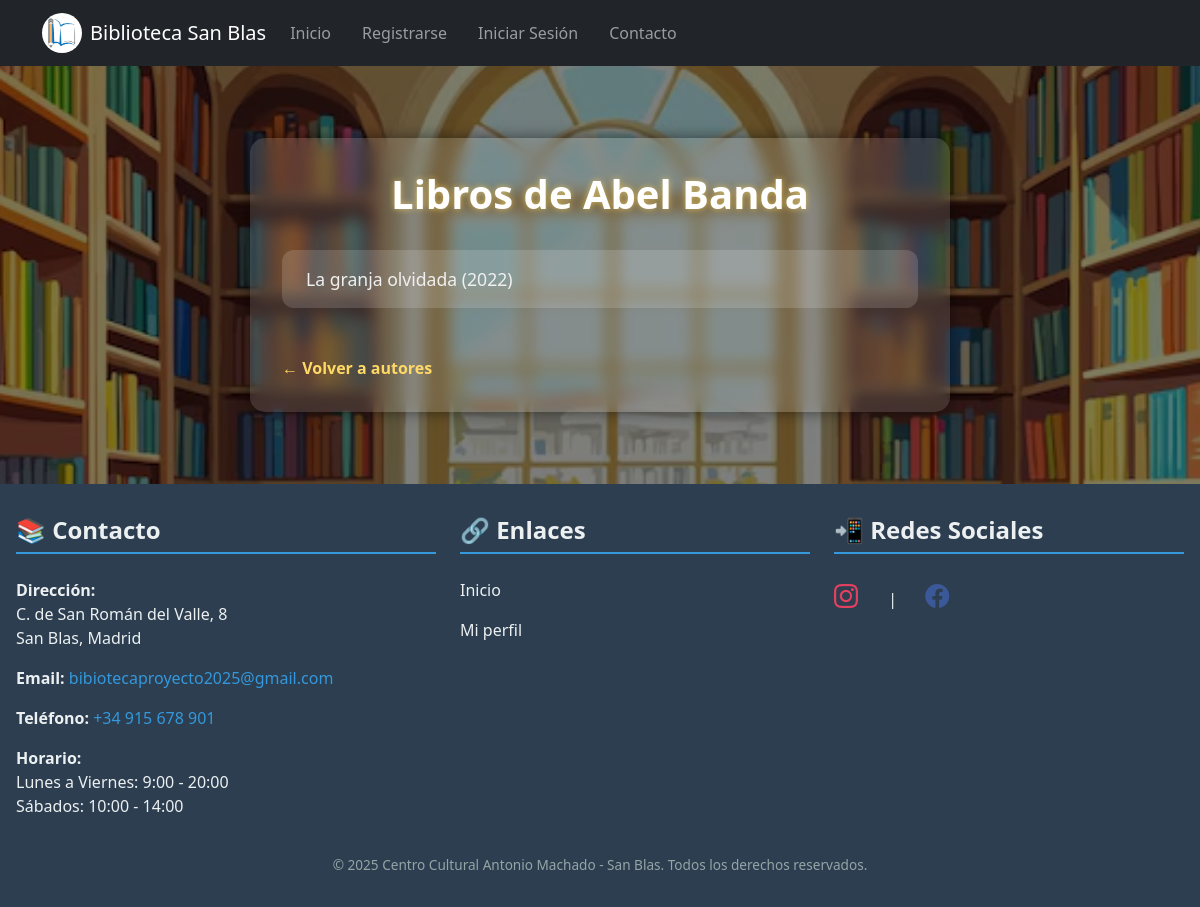
The page /autores/Abel Banda/ on the database its author committed.
### tasks/models.py (models this page shows, shortened)
class Libros(models.Model):
    CATEGORIAS = [
        ('romance', 'Romantica'),
        ('accion', 'Acción'),
        ('aventura', 'Aventura'),
        ('ciencia', 'Ciencia Ficción'),
        ('terror', 'Terror'),
        ('drama', 'Drama'),
        ('comedia', 'Comedia'),
        ('fantasia', 'Fantasía'),
        ('historia', 'Histórica'),
        ('biografia y autobiografia', 'Biografía y Autobiografía'),
        ('misterio', 'Misterio'),
        ('poesia', 'Poesía'),
        ('educativo', 'Educativo'),
        ('infantil', 'Infantil'),
        ('belica', 'Bélica'),
        ('juvenil', 'Juvenil'),
        ('saga', 'Saga'),
    ]
    SUBCATEGORIAS = {
        'romance': [
            ('contemporanea', 'Contemporánea'),
            ('erotica', 'Erótica'),
            ('historica', 'Histórica'),
        ],
        'accion': [
            ('espionaje', 'Espionaje'),
            ('militar', 'Militar'),
            ('crimen', 'Crimen Organizado'),
        ],
        'terror': [
            ('psicologico', 'Psicológico'),
            ('sobrenatural', 'Sobrenatural'),
            ('slasher', 'Slasher'),
        ],
        'drama': [
            ('familiar', 'Familiar'),
            ('social', 'Social'),
            ('romantico', 'Romántico'),
        ],
        'comedia': [
            ('romantica', 'Romántica'),
            ('satira', 'Sátira'),
            ('negra', 'Negra'),
        ],
        'fantasia': [
            ('epica', 'Épica'),
            ('urbana', 'Histórica'),
            ('oscura', 'Oscura'),
        ],
        'historia': [
            ('antigua', 'Antigua'),
            ('contemporanea', 'Contemporánea'),
            ('biografica', 'Biográfica'),
        ],
        'biografia y autobiografia': [
            ('biografia', 'Biografia'),
            ('autobiografia', 'Autobiografia'),
        ],
        'misterio': [
            ('detectivesco', 'Detectivesco'),
            ('psicologico', 'Psicológico'),
            ('thriller', 'Thriller'),
        ],
        'poesia': [
            ('amor', 'de Amor'),
            ('existencial', 'Existencial'),
            ('narrativa', 'Narrativa'),
        ],
        'educativo': [
            ('manual', 'Manual'),
            ('ensayo', 'Ensayo'),
            ('guia', 'Guía Didáctica'),
        ],
        'infantil': [
            ('cuento', 'Cuentos'),
            ('didactico', 'Didáctico'),
            ('aventura', 'de Aventura'),
        ],
        'belica': [
            ('primera_guerra', 'Primera Guerra Mundial'),
            ('segunda_guerra', 'Segunda Guerra Mundial'),
            ('estrategia', 'Estrategica'),
            ('testimonio', 'de Testimonio'),
        ],
        'juvenil': [
            ('romantica', 'Romántica'),
            ('fantastica', 'de Fantasía'),
            ('fanfic', 'Fanfic'),
        ],
        'saga': [
            ('fantasia', 'de Fantasía'),
            ('ciencia_ficcion', 'de Ciencia Ficción'),
            ('aventura', 'de Aventura'),
            ('romantica', 'Romántica'),
        ],
    }
    IDIOMAS = [
        ('es', 'Español'),
        ('en', 'Inglés'),
        ('fr', 'Francés'),
        ('de', 'Alemán'),
        ('it', 'Italiano'),
        ('pt', 'Portugués'),
    ]
    FORMATOS = [
        ('tapa_blanda', 'Tapa blanda'),
        ('tapa_dura', 'Tapa dura'),
        ('audiolibro', 'Audiolibro'),
    ]
    EDICIONES = [
        ('primera', 'Primera'),
        ('segunda', 'Segunda'),
        ('tercera', 'Tercera'),
        ('especial', 'Edición especial'),
        ('revisada', 'Edición revisada'),
    ]
    id = models.AutoField(primary_key=True)
    titulo = models.CharField(max_length=100)
    autor = models.CharField(max_length=100)
    editorial = models.CharField(max_length=100)
    año = models.PositiveIntegerField()
    isbn = models.CharField(max_length=13, unique=True)
    ejemplares_disponibles = models.PositiveIntegerField(default=0)
    user = models.ForeignKey(User, on_delete=models.CASCADE)
    categoria = models.CharField(max_length=50, choices=CATEGORIAS)
    sinopsis = models.TextField(blank=True, null=True)
    num_paginas = models.PositiveIntegerField(blank=True, null=True)
    idioma = models.CharField(max_length=50, choices=IDIOMAS, blank=True, null=True)
    formato = models.CharField(max_length=100, choices=FORMATOS, blank=True, null=True)
    edicion = models.CharField(max_length=100, choices=EDICIONES, blank=True, null=True)
    portada = models.ImageField(upload_to='portadas/', blank=True, null=True)
    subcategoria = models.CharField(max_length=50, blank=True, null=True)

### tasks/views.py (the view)
# urls.py: path('autores/<str:nombre_autor>/', views.libros_por_autor, name='libros_por_autor'),
def libros_por_autor(request, nombre_autor):
    libros = Libros.objects.filter(autor=nombre_autor)
    return render(request, 'libros_por_autor.html', {'libros': libros, 'autor': nombre_autor})

### tasks/templates/libros_por_autor.html (shortened to what this page needs)
{% extends "base.html" %}
{% load static %}
{% block content %}
<link href="https://cdn.jsdelivr.net/npm/bootstrap@5.3.0/dist/css/bootstrap.min.css" rel="stylesheet">
<div class="libros-container">
  <h1>Libros de {{ autor }}</h1>
  {% if libros %}
    <ul class="libros-list">
      {% for libro in libros %}
        <li>
          <a href="{% url 'task_detail' libro.id %}">
            {{ libro.titulo }} ({{ libro.año }})
          </a>
        </li>
      {% endfor %}
    </ul>
  {% else %}
    <p class="text-center" style="color:#ddd;">No hay libros de este autor.</p>
  {% endif %}
  <a href="{% url 'lista_autores' %}" class="back-link">← Volver a autores</a>
</div>
{% endblock %}

### static/css/styles.css (style rules this page uses)
body { font-family: Arial, sans-serif; margin: 0; padding: 0; }

### rows shown on the page
Libros: autor "Abel Banda", titulo "La granja olvidada", año "2022"
